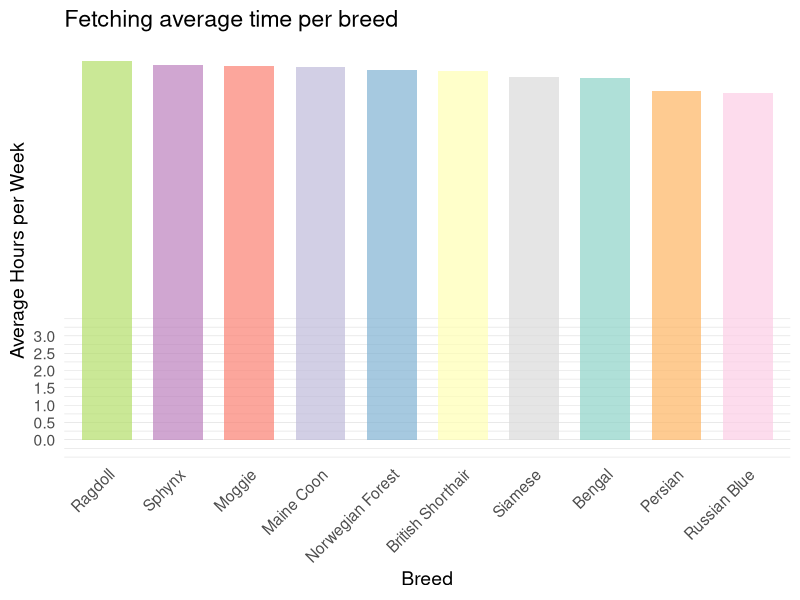

R code for this plot:
# Bar chart for Fetching average time per Breed
# Load the data
timevsbreed <- read.csv("data/cat-fetching.csv")
        
# Load necessary libraries
  library(ggplot2)
        
# Code for bar chart
  ggplot(timevsbreed, aes(x = reorder(breed, -average_hours_per_week), y = average_hours_per_week, fill = breed)) +
  stat_summary(fun = "mean", geom = "bar", position = "dodge", width = 0.7, alpha = 0.7) +
  labs(title = "Fetching average time per breed",
       x = "Breed", 
       y = "Average Hours per Week",
       fill = "Breed") +
  scale_fill_brewer(palette = "Set3") +  # Choosing colors
  scale_y_continuous(breaks = seq(0, 3.0, by = 0.5)) +  # Set y-axis
  theme_minimal(base_size = 14) +
  theme(axis.text.x = element_text(angle = 45, hjust = 1),  # Rotate x-axis labels
       legend.position = "none",  # Hide the legend
       panel.grid.major.x = element_blank(),  # Remove vertical grid lines
       panel.grid.minor.x = element_blank(),  # Remove vertical grid lines
       panel.grid.major.y = element_line(color = "gray", linewidth = 0.1))  # Keep major horizontal grid lines only
  